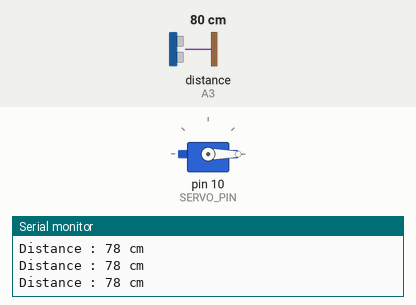
Bench run of a sketch on a simulated Arduino Uno, built with avr-gcc and run on an emulated ATmega328P. Shown: servo, the last lines printed to the serial monitor. Wiring (inferred from the names in the program): ultrasonic range finder: trigger pin 5; echo A3. Inputs (shaded band) come from the test bench; at power-on: distance to the obstacle (sensor on A3) 80 cm. The echo pulse lasts 58.3 µs per cm.

Above: at 1.2 s.
1.3 s: distance to the obstacle (sensor on A3) set to 18 cm
2.8 s: distance to the obstacle (sensor on A3) set to 14 cm
At 3.6 s:
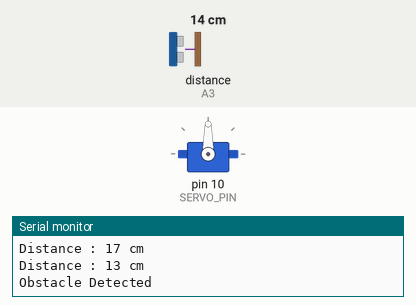
At 4.6 s:
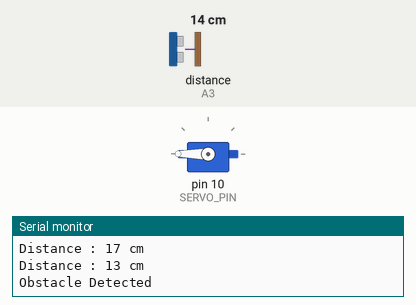
Timing chart, 0 to 6.1 s (numbered marks = the images above; inputs shaded):
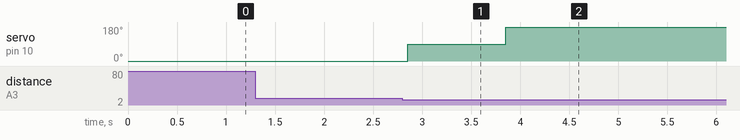

The sketch:

Project_26.ino
```cpp
/*
=========================================
Project-26 : Smart Obstacle Avoider Arm
Servo  -> D10
TRIG   -> D5
ECHO   -> A3
=========================================
*/

#include <Servo.h>

#define TRIG_PIN 5
#define ECHO_PIN A3
#define SERVO_PIN 10

Servo myServo;

bool obstacleHandled = false;

//==========================
int getDistance()
//==========================
{
  digitalWrite(TRIG_PIN, LOW);
  delayMicroseconds(2);

  digitalWrite(TRIG_PIN, HIGH);
  delayMicroseconds(10);
  digitalWrite(TRIG_PIN, LOW);

  long duration = pulseIn(ECHO_PIN, HIGH, 30000);

  if (duration == 0)
    return 999;

  return duration * 0.034 / 2;
}

//==========================
void setup()
//==========================
{
  Serial.begin(9600);

  pinMode(TRIG_PIN, OUTPUT);
  pinMode(ECHO_PIN, INPUT);

  myServo.attach(SERVO_PIN);

  myServo.write(0);

  Serial.println("===== Smart Obstacle Arm =====");
}

//==========================
void loop()
//==========================
{
  int distance = getDistance();

  Serial.print("Distance : ");
  Serial.print(distance);
  Serial.println(" cm");

  // First time obstacle detected
  if (distance <= 15 && !obstacleHandled)
  {
    Serial.println("Obstacle Detected");

    myServo.write(90);
    delay(1000);

    myServo.write(180);
    delay(1000);

    obstacleHandled = true;

    Serial.println("Waiting for obstacle to move...");
  }

  // Obstacle removed
  if (distance > 15 && obstacleHandled)
  {
    Serial.println("Obstacle Removed");

    myServo.write(0);

    obstacleHandled = false;
  }

  delay(200);
}
```

Measured:
- the behaviour switches between 17 and 16 cm on distance to the obstacle (sensor on A3) (found by bisection; images 0 and 1)
- after the input at 2.8 s, servo on pin 10 (SERVO_PIN): 0° → 90° after 0.05 s, → 180° 1.0 s later
